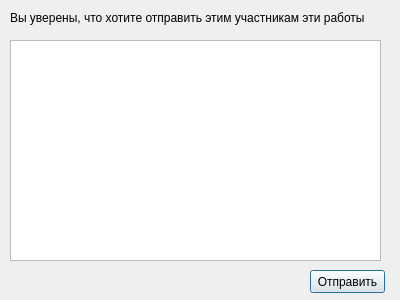
<?xml version="1.0" encoding="UTF-8"?>
<ui version="4.0">
 <class>Dialog</class>
 <widget class="QDialog" name="Dialog">
  <property name="geometry">
   <rect>
    <x>0</x>
    <y>0</y>
    <width>400</width>
    <height>300</height>
   </rect>
  </property>
  <property name="windowTitle">
   <string>Dialog</string>
  </property>
  <widget class="QPushButton" name="pushButton">
   <property name="geometry">
    <rect>
     <x>310</x>
     <y>270</y>
     <width>75</width>
     <height>23</height>
    </rect>
   </property>
   <property name="text">
    <string>Отправить</string>
   </property>
  </widget>
  <widget class="QTableView" name="tableView">
   <property name="geometry">
    <rect>
     <x>10</x>
     <y>40</y>
     <width>371</width>
     <height>221</height>
    </rect>
   </property>
  </widget>
  <widget class="QLabel" name="label">
   <property name="geometry">
    <rect>
     <x>10</x>
     <y>10</y>
     <width>371</width>
     <height>16</height>
    </rect>
   </property>
   <property name="text">
    <string>Вы уверены, что хотите отправить этим участникам эти работы</string>
   </property>
  </widget>
 </widget>
 <resources/>
 <connections/>
</ui>
